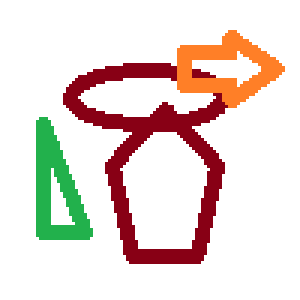
#> input picture Python/Image/11.png, 100 x 100 px, found by its file name (shown 3 times larger)
$ python ImageFit.py
#> lines starting #> are read from the running program, lines starting #| are printed output that depends on the picture
#遗传算法实现图像拟合
import numpy
from PIL import Image, ImageDraw
import cv2
import random
import os
import datetime

from sewar.full_ref import mse, rmse, psnr, uqi, ssim, ergas, scc, rase, sam, msssim, vifp

img_path = r"D:\\Code\\CSharp\\RevitPlugIns\\RvtPlugIn\\Python\\Image"  # 图片文件夹
img_name = "11.png"  # 图片文件名
img_obj = cv2.imread(os.path.join(img_path, img_name))
#> img_obj is the input picture: shape (100, 100, 3); mean B, G, R 212.4, 218.1, 232.7
max_sim = float("inf")  # 初始化相似度描述量，根据当前的相似度算法，相似度越高此值越小（根据不同的相似度算法含义不同）

index = 0  # 记录当前到第几代了

vertices = 3
polygons = list()  # 当前所有的个体
pop_num = 16  # 每代的个体数量
polygon_num = 60  # 多边形数量，多了会影响性能
img_width = 100  # 图片宽
img_height = 100  # 图片高


def main():
    init()  # 生成第一代
    for _ in range(20000):
        select()  # 选择
        cross()  # 生成后一代


def init():
    """初始化"""
    global index
    for _ in range(pop_num):
        triangles = [get_random_coord() for _ in range(polygon_num)]
        colors = [get_random_rgb() for _ in range(polygon_num)]
        polygons.append(PolygonImage(index, triangles, colors))
        index += 1


def select():
    """选择，淘汰掉一部分不想要的后代"""
    polygons.sort(key=lambda x: x.sim)
    polygons[5:] = []


def cross():
    """产生一代后代"""
    while len(polygons) < pop_num:
        poly = gen()
        polygons.append(poly)


def gen():
    """生成下一代，优胜劣汰和变异"""
    global index
    temp_coords = list()
    temp_colors = list()

    for i in range(polygon_num):
        if random.random() < 0.95:
            '''选择基因的来源父母，95%几率从最优的祖先中随机'''
            poly_a = random.choice(polygons[:1])
            poly_b = random.choice(polygons[1:5])
        else:
            '''选择基因的来源父母，5%从所有的祖先中随机'''
            poly_a = random.choice(polygons)
            poly_b = random.choice(polygons)
        temp = random.random()
        if temp < 1 / polygon_num:
            '''设定一定几率坐标变异'''
            rnd_temp_coord = poly_a.coord_list[i][:]
            rnd_temp_coord[random.randint(0, vertices - 1)] = random.randint(0, img_width), random.randint(0, img_height)
            temp_coords.append(rnd_temp_coord)
        elif temp < 0.5:
            '''随机继承父母中的一个基因'''
            temp_coords.append(poly_b.coord_list[i])
        else:
            temp_coords.append(poly_a.coord_list[i])
        temp = random.random()
        if temp < 1 / polygon_num:
            '''设定一定几率颜色变异'''
            rnd_temp_color = list(poly_a.rgba_list[i])
            rnd_temp_color[random.randint(0, 3)] = random.randint(0, 255)
            temp_colors.append(tuple(rnd_temp_color))
        elif temp < 0.5:
            temp_colors.append(poly_b.rgba_list[i])
        else:
            temp_colors.append(poly_a.rgba_list[i])
    tri_temp = PolygonImage(index, temp_coords, temp_colors)
    index += 1
    return tri_temp


class PolygonImage:
    def __init__(self, idx, coord_list, rgba_list):
        self.coord_list = coord_list  # 图形坐标数组
        self.rgba_list = rgba_list  # 颜色rgba数组
        self.index = idx
        self.image_cv2, self.image = self.draw_polygon()  # 画图
        self.sim = ergas(img_obj, self.image_cv2)  # 评估相似度
        global max_sim
        if self.sim < max_sim * 0.99:  # 只有相似描述量小于前一次的0.99才更新，否则产生的图片太多
            max_sim = self.sim
            self.image.save(os.path.join(gen_path, '{:0>8d}.png'.format(self.index)), 'png')
            print(f"第{self.index}代, 相似度描述量为：{self.sim}")

    def draw_polygon(self):
        """根据coord_list和rgb_list画出图形"""
        width = img_width
        height = img_height
        image = Image.new('RGBA', (width, height))

        for i in range(len(self.rgba_list)):
            image_temp = Image.new('RGBA', (width, height))
            draw_temp = ImageDraw.Draw(image_temp)
            draw_temp.polygon(self.coord_list[i], fill=self.rgba_list[i])
            image = Image.alpha_composite(image, image_temp)  # 两张图alpha叠加
        image_cv2 = cv2.cvtColor(numpy.asarray(image), cv2.COLOR_RGB2BGR)
        return image_cv2, image


def get_random_coord():
    """随机产生一个多边形的一组坐标"""
    points = []
    for _ in range(vertices):
        points.append((random.randint(0, img_width), random.randint(0, img_height)))
    return points


def get_random_rgb():
    """随机产生一组RGBA颜色值"""
    return random.randint(0, 255), random.randint(0, 255), random.randint(0, 255), random.randint(0, 255)


if __name__ == '__main__':
    now = datetime.datetime.now()
    gen_path = f"{img_name.split('.')[0]}_{now.month}_{now.day}_{now.hour}_{now.minute}"
    while os.path.exists(gen_path):
        gen_path = gen_path + "_"
    os.mkdir(gen_path)
    with open(os.path.join(gen_path, "_info.txt"), mode="w", encoding="utf8") as fp:
        fp.write(f"""vertices = {vertices} pop_num = {pop_num} polygon_num = {polygon_num} img_width = {img_width} img_height = {img_height}""")
    main()
#> the loop in init, `for _ in range(pop_num):` made 1 pass
#> pass 1, in draw_polygon, `image_cv2 = cv2.cvtColor(numpy.asarray(image), cv2.COLOR_RGB2BGR)`:
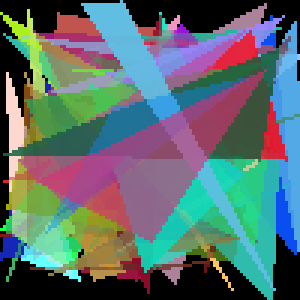
#> image_cv2: shape (100, 100, 3) (shown 3 times larger); mean R, G, B 89.9, 108.2, 109.7
#> pass 1, in __init__, `self.image_cv2, self.image = self.draw_polygon()`:
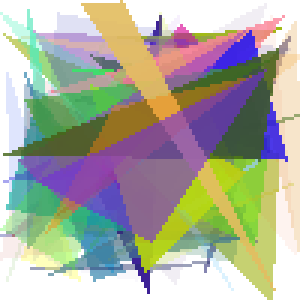
#> self.image: PIL image 100x100 RGBA (shown 3 times larger); mean R, G, B, A 109.7, 108.2, 89.9, 171.8; transparent parts drawn white
#> (the call stopped at in __init__, `self.sim = ergas(img_obj, self.image_cv2)`: sewar is not available in this run)
#> (the run stopped early here; a loop or call above may not have finished)
